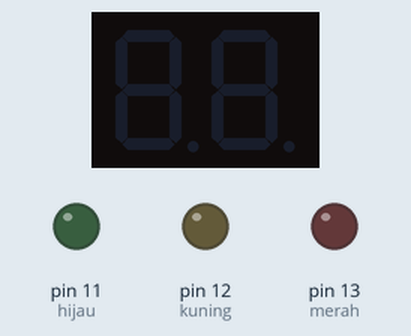
Recording of a sketch running on a simulated Arduino Uno, built with avr-gcc and run on an emulated ATmega328P. On the bench: 2-digit seven-segment display, output pins drawn as LEDs (lit = HIGH). Wiring (from diagram.json): 2-digit 7-segment display, segments lit when HIGH: segments pin 3, pin 4, pin 5, pin 6, pin 7, pin 8, pin 9; digit selects pin 0, pin 1. The segment pins are drawn as the display they are named for; pins used as bus, display or sensor lines are not drawn.

Above: at 0.3 s.
At 10.1 s:
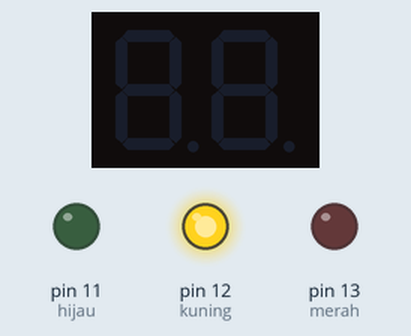
At 34.5 s:
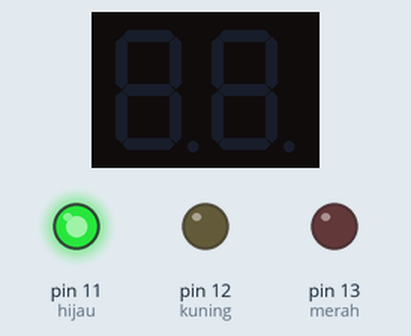
At 38.5 s:
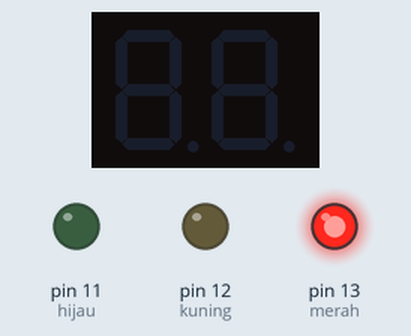
Timing chart, 0 to 40.0 s (numbered marks = the images above):
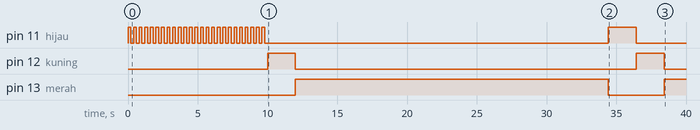

Measured:
- by itself, pin 11 (hijau): goes 24 × (HIGH 0.20 s, LOW 0.20 s), HIGH 0.20 s, LOW 24.6 s, HIGH 2.0 s, then LOW
- by itself, pin 12 (kuning): alternates HIGH for 2.0 s and LOW for 24.4 s
- by itself, pin 13 (merah): LOW → HIGH at 12.0 s, → LOW 22.4 s later, → HIGH 4.0 s later

The sketch:

sketch.ino
```cpp
byte hijau = 11;
byte kuning = 12;
byte merah = 13;

bool bolehMenyebrang = false;

byte pinD1 = 0;
byte pinD2 = 1;

byte pinA = 3;
byte pinB = 4;
byte pinC = 5;
byte pinD = 6;
byte pinE = 7;
byte pinF = 8;
byte pinG = 9;

unsigned long lastCrossTime = 0; // To keep track of crossing time
const unsigned long interval = 10000; // Time between automatic crossings (10 seconds)

void setup() {
  pinMode(hijau, OUTPUT);
  pinMode(kuning, OUTPUT);
  pinMode(merah, OUTPUT);

  pinMode(pinD1, OUTPUT);
  pinMode(pinD2, OUTPUT);

  pinMode(pinA, OUTPUT);
  pinMode(pinB, OUTPUT);
  pinMode(pinC, OUTPUT);
  pinMode(pinD, OUTPUT);
  pinMode(pinE, OUTPUT);
  pinMode(pinF, OUTPUT);
  pinMode(pinG, OUTPUT);
}

void loop() {
  // Check if it's time to cross
  if (millis() - lastCrossTime >= interval) {
    bolehMenyebrang = true;
    lastCrossTime = millis(); // Update last crossing time
  }

  if (bolehMenyebrang) {
    menyebrang();
    bolehMenyebrang = false; // Reset to wait for the next crossing time
  } else {
    hijauKedip();
  }
}

void hijauKedip(){
  digitalWrite(hijau, HIGH);
  delay(200);
  digitalWrite(hijau, LOW);
  delay(200);
}

void menyebrang(){
  digitalWrite(merah, LOW);
  digitalWrite(hijau, LOW);
  digitalWrite(kuning, HIGH);
  delay(2000);

  digitalWrite(merah, HIGH);
  digitalWrite(hijau, LOW);
  digitalWrite(kuning, LOW);

  // Countdown from 20 to 0
  for (int count = 20; count >= 0; count--) {
    displayCountdown(count);
  }

  digitalWrite(merah, LOW);
  digitalWrite(hijau, HIGH);
  delay(2000);

  digitalWrite(merah, LOW);
  digitalWrite(hijau, LOW);
  digitalWrite(kuning, LOW);
}

void displayCountdown(int count) {
  int tens = count / 10; // Get tens place
  int units = count % 10; // Get units place

  for (int n = 0; n < 500; n++) {
    digit2();
    setDisplay(tens);
    clear();
    digit1();
    setDisplay(units);
    clear();
  }
}

void setDisplay(int number) {
  switch (number) {
    case 0: angka0(); break;
    case 1: angka1(); break;
    case 2: angka2(); break;
    case 3: angka3(); break;
    case 4: angka4(); break;
    case 5: angka5(); break;
    case 6: angka6(); break;
    case 7: angka7(); break;
    case 8: angka8(); break;
    case 9: angka9(); break;
  }
}

void digit1() {
  digitalWrite(pinD1, HIGH);
  digitalWrite(pinD2, LOW);
}

void digit2() {
  digitalWrite(pinD1, LOW);
  digitalWrite(pinD2, HIGH);
}

void angka0() {
  digitalWrite(pinA, HIGH);
  digitalWrite(pinB, HIGH);
  digitalWrite(pinC, HIGH);
  digitalWrite(pinD, HIGH);
  digitalWrite(pinE, HIGH);
  digitalWrite(pinF, HIGH);
  digitalWrite(pinG, LOW);
}

void angka1() {
  digitalWrite(pinA, LOW);
  digitalWrite(pinB, HIGH);
  digitalWrite(pinC, HIGH);
  digitalWrite(pinD, LOW);
  digitalWrite(pinE, LOW);
  digitalWrite(pinF, LOW);
  digitalWrite(pinG, LOW);
}

void angka2() {
  digitalWrite(pinA, HIGH);
  digitalWrite(pinB, HIGH);
  digitalWrite(pinC, LOW);
  digitalWrite(pinD, HIGH);
  digitalWrite(pinE, HIGH);
  digitalWrite(pinF, LOW);
  digitalWrite(pinG, HIGH);
}

void angka3() {
  digitalWrite(pinA, HIGH);
  digitalWrite(pinB, HIGH);
  digitalWrite(pinC, HIGH);
  digitalWrite(pinD, HIGH);
  digitalWrite(pinE, LOW);
  digitalWrite(pinF, LOW);
  digitalWrite(pinG, HIGH);
}

void angka4() {
  digitalWrite(pinA, LOW);
  digitalWrite(pinB, HIGH);
  digitalWrite(pinC, HIGH);
  digitalWrite(pinD, LOW);
  digitalWrite(pinE, LOW);
  digitalWrite(pinF, HIGH);
  digitalWrite(pinG, HIGH);
}

void angka5() {
  digitalWrite(pinA, HIGH);
  digitalWrite(pinB, LOW);
  digitalWrite(pinC, HIGH);
  digitalWrite(pinD, HIGH);
  digitalWrite(pinE, LOW);
  digitalWrite(pinF, HIGH);
  digitalWrite(pinG, HIGH);
}

void angka6() {
  digitalWrite(pinA, HIGH);
  digitalWrite(pinB, LOW);
  digitalWrite(pinC, HIGH);
  digitalWrite(pinD, HIGH);
  digitalWrite(pinE, HIGH);
  digitalWrite(pinF, HIGH);
  digitalWrite(pinG, HIGH);
}

void angka7() {
  digitalWrite(pinA, HIGH);
  digitalWrite(pinB, HIGH);
  digitalWrite(pinC, HIGH);
  digitalWrite(pinD, LOW);
  digitalWrite(pinE, LOW);
  digitalWrite(pinF, LOW);
  digitalWrite(pinG, LOW);
}

void angka8() {
  digitalWrite(pinA, HIGH);
  digitalWrite(pinB, HIGH);
  digitalWrite(pinC, HIGH);
  digitalWrite(pinD, HIGH);
  digitalWrite(pinE, HIGH);
  digitalWrite(pinF, HIGH);
  digitalWrite(pinG, HIGH);
}

void angka9() {
  digitalWrite(pinA, HIGH);
  digitalWrite(pinB, HIGH);
  digitalWrite(pinC, HIGH);
  digitalWrite(pinD, HIGH);
  digitalWrite(pinE, LOW);
  digitalWrite(pinF, HIGH);
  digitalWrite(pinG, HIGH);
}

void clear() {
  digitalWrite(pinA, LOW);
  digitalWrite(pinB, LOW);
  digitalWrite(pinC, LOW);
  digitalWrite(pinD, LOW);
  digitalWrite(pinE, LOW);
  digitalWrite(pinF, LOW);
  digitalWrite(pinG, LOW);
  delay(1);
}
```
